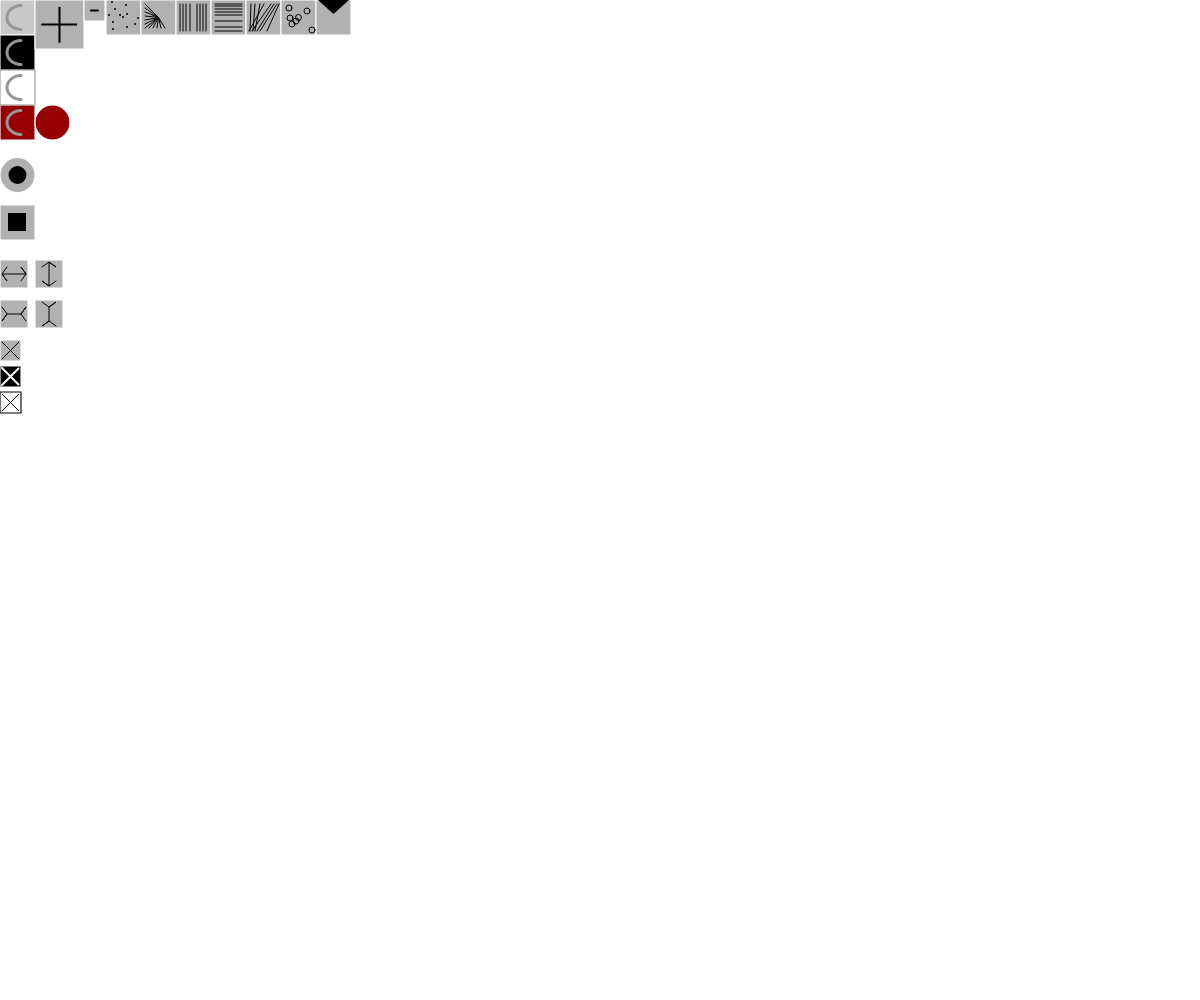
Frame 1 (no input)
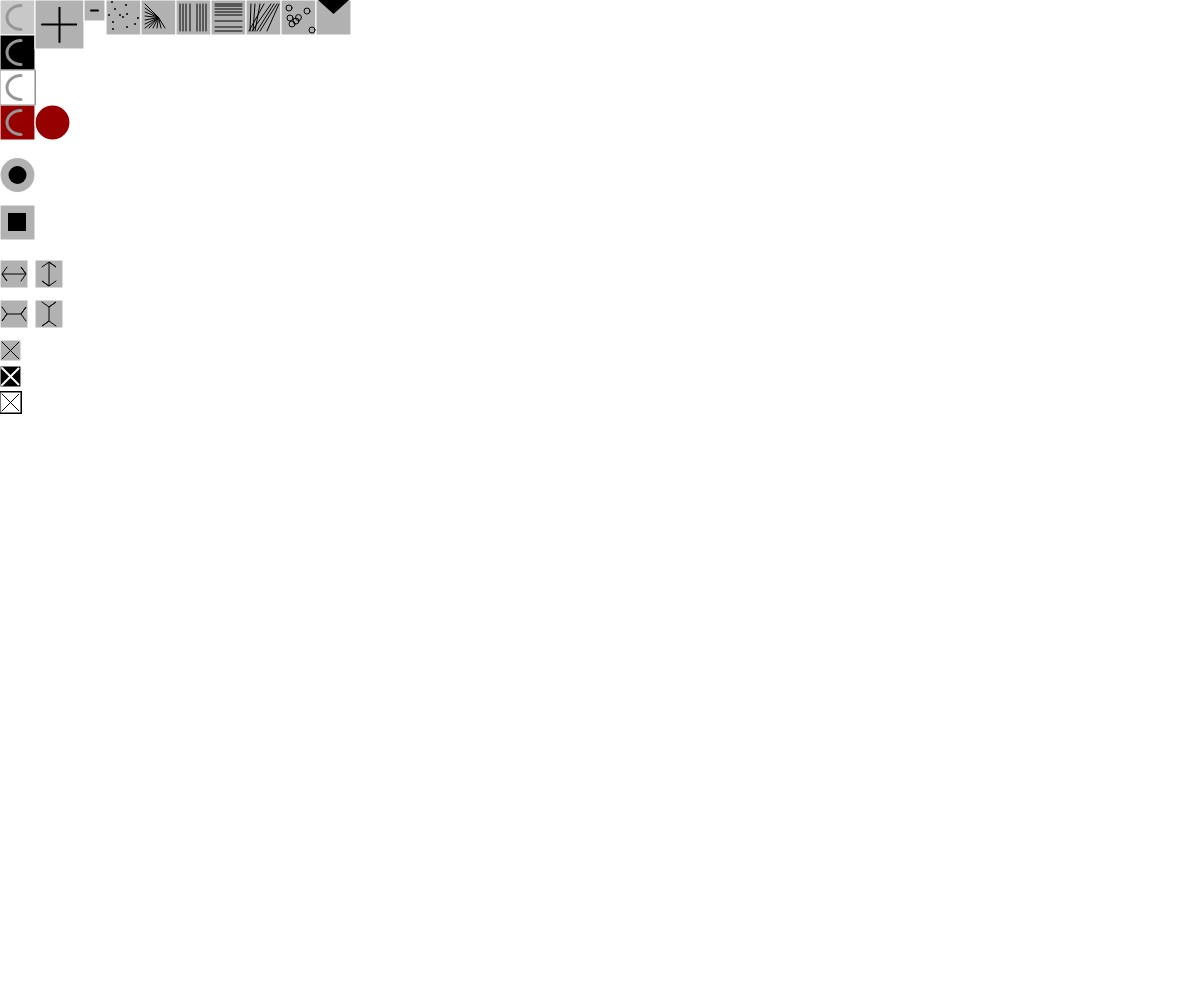
Frame 60 (no input)
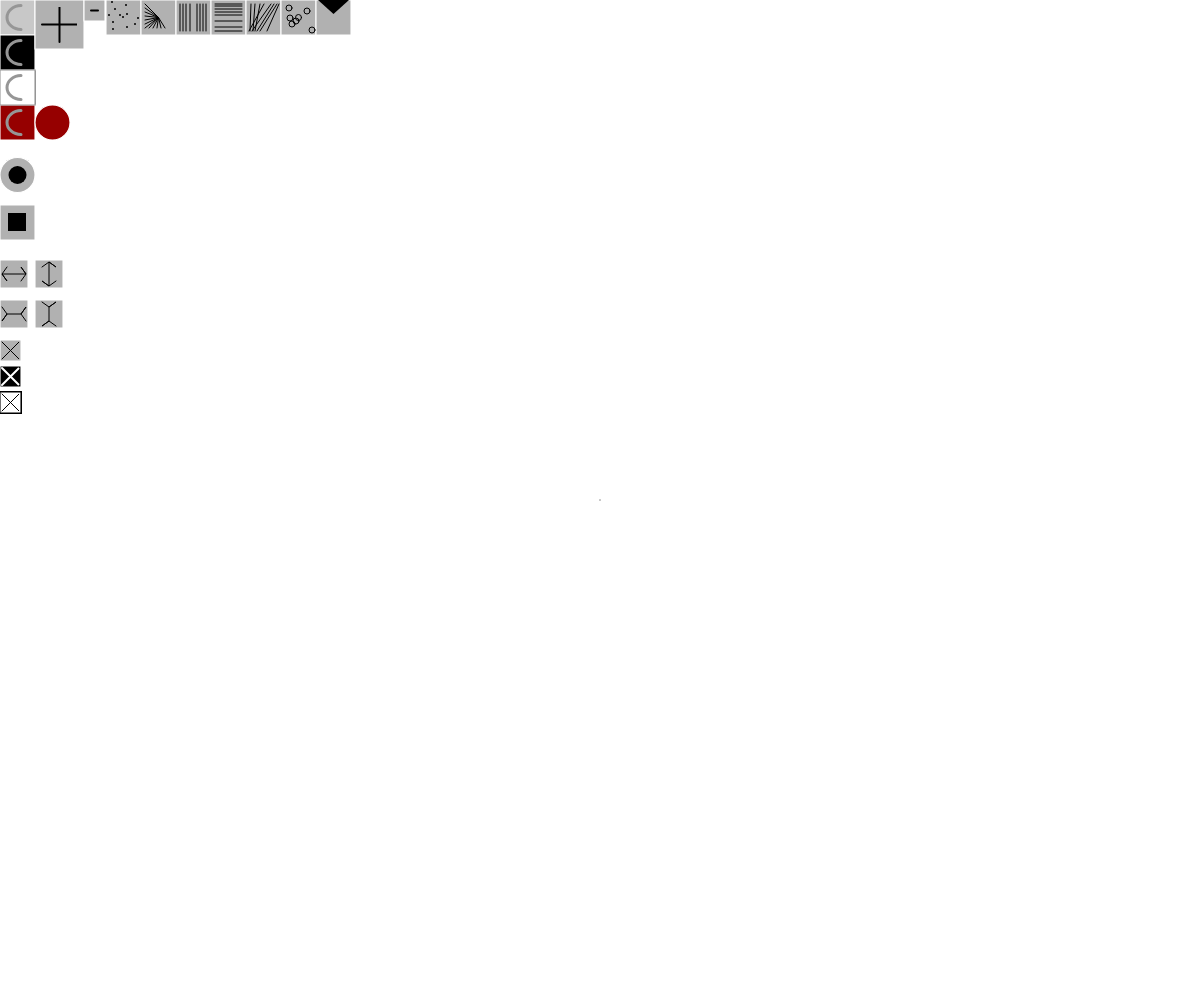
Frame 120 (the mouse pressed at the canvas centre since frame 60)

The p5.js sketch that drew these frames (run headless with seeded random() and noise() and a simulated clock; from frame 60 on, the mouse is pressed at the canvas centre):

// p5.js sketch
// ── sketch.js
// Colores

var boton1x = 0;
var boton1y = 0;
var boton1Tam = 35;
var boton2x = 0;
var boton2y = 35;
var boton2Tam = 35;
var boton15x = 0;
var boton15y = 70;
var boton15Tam = 35;
var boton16x = 0;
var boton16y = 105;
var boton16Tam = 35;
var boton17x = 52.5;
var boton17y = 122.5;
var boton17Tam = 35;

// Agrandar o disminuir

var boton3x = 35;
var boton3y = 0;
var boton3Tam = 49;
var boton4x = 84;
var boton4y = 0;
var boton4Tam = 21;

// Herramientas

var boton5x = 17.5;
var boton5y = 175;
var boton5Tam = 35;
var boton6x = 0;
var boton6y = 205;
var boton6Tam = 35;
var boton14x = 106;
var boton14y = 0;
var boton14Tam = 35;
var boton18x = 141;
var boton18y = 0;
var boton18Tam = 35;
var boton19x = 176;
var boton19y = 0;
var boton19Tam = 35;
var boton20x = 211;
var boton20y = 0;
var boton20Tam = 35;
var boton21x = 246;
var boton21y = 0;
var boton21Tam = 35;
var boton22x = 281;
var boton22y = 0;
var boton22Tam = 35;
var boton23x = 316;
var boton23y = 0;
var boton23Tam = 35;


// Agrandar en X o en Y

var boton7x = 0;
var boton7y = 260;
var boton7Tam = 28;
var boton8x = 0;
var boton8y = 300;
var boton8Tam = 28;
var boton9x = 35;
var boton9y = 260;
var boton9Tam = 28;
var boton10x = 35;
var boton10y = 300;
var boton10Tam = 28;

// Resets

var boton11x = 0;
var boton11y = 340;
var boton11Tam = 21;
var boton12x = 0;
var boton12y = 366;
var boton12Tam = 21;
var boton13x = 0;
var boton13y = 392;
var boton13Tam = 21;

// Variables herramientas

var diametro = 1;

var multiX = 0;
var multiY = 0;

var color1 = 1;
var colRed = 150;
var colGreen = 0;
var colBlue = 0;

var herramienta = 0;

function setup() {
  createCanvas(windowWidth, windowHeight);

}

function draw() {

  // INTERFAZ Y BOTONES

  // Botones cambiar color

  strokeWeight(1.1);
  stroke(255);
  fill(200,200,200);
  rect(boton1x, boton1y, boton1Tam, boton1Tam);
  fill(0);
  rect(boton2x, boton2y, boton2Tam, boton2Tam);
  fill(colRed,colGreen,colBlue);
  rect(boton16x, boton16y, boton16Tam, boton16Tam);
  ellipse(boton17x, boton17y, boton17Tam, boton17Tam);
  stroke(150,150,150)
  fill(255);
  rect(boton15x, boton15y, boton15Tam, boton15Tam);

  // Botones cambiar tamaño

  fill(177);
  stroke(255);
  rect(boton3x, boton3y, boton3Tam, boton3Tam);
  rect(boton4x, boton4y, boton4Tam, boton4Tam);

  // Botones herramientas

  ellipse(boton5x, boton5y, boton5Tam, boton5Tam);
  rect(boton6x, boton6y, boton6Tam, boton6Tam);
  rect(boton14x, boton14y, boton14Tam, boton14Tam);
  rect(boton18x, boton18y, boton18Tam, boton18Tam);
  rect(boton19x, boton19y, boton19Tam, boton19Tam);
  rect(boton20x, boton20y, boton20Tam, boton20Tam);
  rect(boton21x, boton21y, boton21Tam, boton21Tam);
  rect(boton22x, boton22y, boton22Tam, boton22Tam);
  rect(boton23x, boton23y, boton23Tam, boton23Tam);

  // Botones cambiar tamaño en X o en Y

  rect(boton7x, boton7y, boton7Tam, boton7Tam);
  rect(boton8x, boton8y, boton8Tam, boton8Tam);
  rect(boton9x, boton9y, boton9Tam, boton9Tam);
  rect(boton10x, boton10y, boton10Tam, boton10Tam);

  // Resets

  rect(boton11x, boton11y, boton11Tam, boton11Tam);
  fill(0);
  rect(boton12x, boton12y, boton12Tam, boton12Tam);
  stroke(0);
  fill(255);
  rect(boton13x, boton13y, boton13Tam, boton13Tam);

  // ICONOS

  noFill();
  strokeWeight(3);
  stroke(150,150,150);
  arc(boton1x + 21, boton1y + 17.5, boton1Tam - 7, boton1Tam - 11, HALF_PI, PI + HALF_PI);
  arc(boton2x + 21, boton2y + 17.5, boton2Tam - 7, boton2Tam - 11, HALF_PI, PI + HALF_PI);
  arc(boton15x + 21, boton15y + 17.5, boton15Tam - 7, boton15Tam - 11, HALF_PI, PI + HALF_PI);
  arc(boton16x + 21, boton16y + 17.5, boton16Tam - 7, boton16Tam - 11, HALF_PI, PI + HALF_PI);
  
  strokeWeight(1);
  stroke(0);

  line(boton18x + (boton18Tam / 2), boton18y + (boton18Tam / 2), boton18x + 4, boton18y + 4);
  line(boton18x + (boton18Tam / 2), boton18y + (boton18Tam / 2), boton18x + 4, boton18y + 8);
  line(boton18x + (boton18Tam / 2), boton18y + (boton18Tam / 2), boton18x + 4, boton18y + 12);
  line(boton18x + (boton18Tam / 2), boton18y + (boton18Tam / 2), boton18x + 4, boton18y + 16);
  line(boton18x + (boton18Tam / 2), boton18y + (boton18Tam / 2), boton18x + 4, boton18y + 20);
  line(boton18x + (boton18Tam / 2), boton18y + (boton18Tam / 2), boton18x + 4, boton18y + 24);
  line(boton18x + (boton18Tam / 2), boton18y + (boton18Tam / 2), boton18x + 4, boton18y + 28);
  line(boton18x + (boton18Tam / 2), boton18y + (boton18Tam / 2), boton18x + 8, boton18y + 28);
  line(boton18x + (boton18Tam / 2), boton18y + (boton18Tam / 2), boton18x + 12, boton18y + 28);
  line(boton18x + (boton18Tam / 2), boton18y + (boton18Tam / 2), boton18x + 16, boton18y + 28);
  line(boton18x + (boton18Tam / 2), boton18y + (boton18Tam / 2), boton18x + 20, boton18y + 28);
  line(boton18x + (boton18Tam / 2), boton18y + (boton18Tam / 2), boton18x + 24, boton18y + 28);

  line(boton19x + 4, boton19y + 4, boton19x + 4, boton19y + (boton19Tam - 4));
  line(boton19x + 10, boton19y + 4, boton19x + 10, boton19y + (boton19Tam - 4));
  line(boton19x + 14, boton19y + 4, boton19x + 14, boton19y + (boton19Tam - 4));
  line(boton19x + 21, boton19y + 4, boton19x + 21, boton19y + (boton19Tam - 4));
  line(boton19x + 24, boton19y + 4, boton19x + 24, boton19y + (boton19Tam - 4));
  line(boton19x + 27, boton19y + 4, boton19x + 27, boton19y + (boton19Tam - 4));
  line(boton19x + 30, boton19y + 4, boton19x + 30, boton19y + (boton19Tam - 4));
  line(boton19x + 7, boton19y + 4, boton19x + 7, boton19y + (boton19Tam - 4));

  line(boton20x + 4, boton20y + 4, boton20x + (boton20Tam - 4), boton20y + 4);
  line(boton20x + 4, boton20y + 6, boton20x + (boton20Tam - 4), boton20y + 6);
  line(boton20x + 4, boton20y + 12, boton20x + (boton20Tam - 4), boton20y + 12);
  line(boton20x + 4, boton20y + 21, boton20x + (boton20Tam - 4), boton20y + 21);
  line(boton20x + 4, boton20y + 27, boton20x + (boton20Tam - 4), boton20y + 27);
  line(boton20x + 4, boton20y + 31, boton20x + (boton20Tam - 4), boton20y + 31);
  line(boton20x + 4, boton20y + 15, boton20x + (boton20Tam - 4), boton20y + 15);
  line(boton20x + 4, boton20y + 9, boton20x + (boton20Tam - 4), boton20y + 9);

  line(boton21x + 4, boton21y + 31, boton21x + 5, boton21y + 4);
  line(boton21x + 7, boton21y + 31, boton21x + 9, boton21y + 4);
  line(boton21x + 9, boton21y + 31, boton21x + 14, boton21y + 4);
  line(boton21x + 3, boton21y + 31, boton21x + 18, boton21y + 4);
  line(boton21x + 6, boton21y + 31, boton21x + 25, boton21y + 4);
  line(boton21x + 11, boton21y + 31, boton21x + 28, boton21y + 4);
  line(boton21x + 14, boton21y + 31, boton21x + 31, boton21y + 4);
  line(boton21x + 21, boton21y + 31, boton21x + 33, boton21y + 4);

  ellipse(boton22x + 17.5, boton22y + 17.5, 6, 6);
  ellipse(boton22x + 8, boton22y + 8, 6, 6);
  ellipse(boton22x + 9, boton22y + 18, 6, 6);
  ellipse(boton22x + 15, boton22y + 21, 6, 6);
  ellipse(boton22x + 26, boton22y + 11, 6, 6);
  ellipse(boton22x + 31, boton22y + 30, 6, 6);
  ellipse(boton22x + 11, boton22y + 24, 6, 6);
  
  beginShape();
  vertex(boton7x + 7, boton7y + 7);
  vertex(boton7x + 2, boton7y + 14);
  vertex(boton7x + 7, boton7y + 21);
  vertex(boton7x + 2, boton7y + 14);
  vertex(boton7x + 26, boton7y + 14);
  vertex(boton7x + 21, boton7y + 7);
  vertex(boton7x + 26, boton7y + 14);
  vertex(boton7x + 21, boton7y + 21);
  endShape()

  beginShape();
  vertex(boton8x + 2, boton8y + 7);
  vertex(boton8x + 7, boton8y + 14);
  vertex(boton8x + 2, boton8y + 21);
  vertex(boton8x + 7, boton8y + 14);
  vertex(boton8x + 21, boton8y + 14);
  vertex(boton8x + 26, boton8y + 7);
  vertex(boton8x + 21, boton8y + 14);
  vertex(boton8x + 26, boton8y + 21);
  endShape()

  beginShape();
  vertex(boton9x + 7, boton9y + 7);
  vertex(boton9x + 14, boton9y + 2);
  vertex(boton9x + 21, boton9y + 7);
  vertex(boton9x + 14, boton9y + 2);
  vertex(boton9x + 14, boton9y + 26);
  vertex(boton9x + 7, boton9y + 21);
  vertex(boton9x + 14, boton9y + 26);
  vertex(boton9x + 21, boton9y + 21);
  endShape()

  beginShape();
  vertex(boton10x + 7, boton10y + 2);
  vertex(boton10x + 14, boton10y + 7);
  vertex(boton10x + 21, boton10y + 2);
  vertex(boton10x + 14, boton10y + 7);
  vertex(boton10x + 14, boton10y + 21);
  vertex(boton10x + 7, boton10y + 26);
  vertex(boton10x + 14, boton10y + 21);
  vertex(boton10x + 21, boton10y + 26);
  endShape()

  beginShape();
  vertex(boton11x + 2, boton11y + 2);
  vertex(boton11x + 19, boton11y + 19);
  vertex(boton11x + 10.5, boton11y + 10.5);
  vertex(boton11x + 19, boton11y + 2);
  vertex(boton11x + 2, boton11y + 19);
  endShape()

  beginShape();
  vertex(boton13x + 2, boton13y + 2);
  vertex(boton13x + 19, boton13y + 19);
  vertex(boton13x + 10.5, boton13y + 10.5);
  vertex(boton13x + 19, boton13y + 2);
  vertex(boton13x + 2, boton13y + 19);
  endShape()

  strokeWeight(2);
  beginShape();
  vertex(boton3x + 7, boton3Tam / 2);
  vertex(boton3x + (boton3Tam - 7), boton3Tam / 2);
  vertex(boton3x + (boton3Tam / 2), boton3y + boton3Tam / 2);
  vertex(boton3x + (boton3Tam / 2), boton3y + 7);
  vertex(boton3x + (boton3Tam / 2), boton3Tam -7);
  endShape()

  line(boton4x + 7, boton4Tam / 2, boton4x + (boton4Tam - 7), boton4Tam / 2)

  point(boton14x + 6, boton14y + 2);
  point(boton14x + 7, boton14y + 29);
  point(boton14x + 3, boton14y + 15);
  point(boton14x + 20, boton14y + 5);
  point(boton14x + 7, boton14y + 22);
  point(boton14x + 32, boton14y + 18);
  point(boton14x + 21, boton14y + 27);
  point(boton14x + 29, boton14y + 24);
  point(boton14x + 14, boton14y + 15);
  point(boton14x + 9, boton14y + 9);
  point(boton14x + 17, boton14y + 17);
  point(boton14x + 21, boton14y + 14);

  stroke(255);
  beginShape();
  vertex(boton12x + 2, boton12y + 2);
  vertex(boton12x + 19, boton12y + 19);
  vertex(boton12x + 10.5, boton12y + 10.5);
  vertex(boton12x + 19, boton12y + 2);
  vertex(boton12x + 2, boton12y + 19);
  endShape()

  fill(0);
  noStroke();
  ellipse(boton5x,boton5y,18,18);
  rect(boton6x + 8,boton6y + 8,18,18);

  beginShape();
  fill(0);
  vertex(boton23x + 2, boton23y);
  vertex(boton23x + (boton23Tam / 2), boton23y + 14);
  vertex(boton23x + (boton23Tam - 2), boton23y)
  endShape()

  // ACCIONES DE DIBUJO

  if (mouseIsPressed) {

    if (color1 == 1) {
      stroke(200, 200, 200)
      fill(200, 200, 200);
    }
    if (color1 == 2) {
      stroke(0, 0, 0)
      fill(0, 0, 0);
    }
    if (color1 == 3) {
      stroke(255,255,255)
      fill(255,255,255);
    }
    if (color1 == 4) {
      stroke(colRed,colGreen,colBlue)
      fill(colRed,colGreen,colBlue);
    }


    // Resets

    if (mouseX > boton11x && mouseX < boton11x + boton11Tam &&
      mouseY > boton11y && mouseY < boton11y + boton11Tam) {
      multiX = 0;
      multiY = 0;
    } else if (mouseX > boton12x && mouseX < boton12x + boton12Tam &&
      mouseY > boton12y && mouseY < boton12y + boton12Tam) {
      background(0, 0, 0);
    } else if (mouseX > boton13x && mouseX < boton13x + boton13Tam &&
      mouseY > boton13y && mouseY < boton13y + boton13Tam) {
      background(255, 255, 255);

      // Colores

    } else if (mouseX > boton1x && mouseX < boton1x + boton1Tam &&
      mouseY > boton1y && mouseY < boton1y + boton1Tam) {
      color1 = 1;
    } else if (mouseX > boton2x && mouseX < boton2x + boton2Tam &&
      mouseY > boton2y && mouseY < boton2y + boton2Tam) {
      color1 = 2;
    } else if (mouseX > boton15x && mouseX < boton15x + boton15Tam &&
      mouseY > boton15y && mouseY < boton15y + boton15Tam) {
      color1 = 3;
    } else if (mouseX > boton16x && mouseX < boton16x + boton16Tam &&
      mouseY > boton16y && mouseY < boton16y + boton16Tam) {
      color1 = 4;
    } else if (mouseX > boton17x - 17.5 && mouseX < (boton17x - 17.5) + boton17Tam &&
      mouseY > boton17y - 17.5 && mouseY < (boton17y - 17.5) + boton17Tam) {
      colRed = random(255);
      colGreen = random(255);
      colBlue = random(255);

      // Tamaño

    } else if (mouseX > boton3x && mouseX < boton3x + boton3Tam &&
      mouseY > boton3y && mouseY < boton3y + boton3Tam) {
      diametro++;
    } else if (mouseX > boton4x && mouseX < boton4x + boton4Tam &&
      mouseY > boton4y && mouseY < boton4y + boton4Tam) {
      if (diametro >= 0) {
        diametro--;
      }

      // Tamaño en X o en Y

    } else if (mouseX > boton7x && mouseX < boton7x + boton7Tam &&
      mouseY > boton7y && mouseY < boton7y + boton7Tam) {
      multiX++;
    } else if (mouseX > boton8x && mouseX < boton8x + boton8Tam &&
      mouseY > boton8y && mouseY < boton8y + boton8Tam) {
      multiX--;
    } else if (mouseX > boton9x && mouseX < boton9x + boton9Tam &&
      mouseY > boton9y && mouseY < boton9y + boton9Tam) {
      multiY++;
    } else if (mouseX > boton10x && mouseX < boton10x + boton10Tam &&
      mouseY > boton10y && mouseY < boton10y + boton10Tam) {
      multiY--;

      // Selección Herramientas

    } else if (mouseX > boton5x - 17.5 && mouseX < (boton5x - 17.5) + boton5Tam &&
      mouseY > boton5y - 17.5 && mouseY < (boton5y - 17.5) + boton5Tam) {
      herramienta = 0;
    } else if (mouseX > boton6x && mouseX < boton6x + boton6Tam &&
      mouseY > boton6y && mouseY < boton6y + boton6Tam) {
      herramienta = 1;
    } else if (mouseX > boton14x && mouseX < boton14x + boton14Tam &&
      mouseY > boton14y && mouseY < boton14y + boton14Tam) {
      herramienta = 2;
    } else if (mouseX > boton18x && mouseX < boton18x + boton18Tam &&
      mouseY > boton18y && mouseY < boton18y + boton18Tam) {
      herramienta = 3;
    } else if (mouseX > boton19x && mouseX < boton19x + boton19Tam &&
      mouseY > boton19y && mouseY < boton19y + boton19Tam) {
      herramienta = 4;
    } else if (mouseX > boton20x && mouseX < boton20x + boton20Tam &&
      mouseY > boton20y && mouseY < boton20y + boton20Tam) {
      herramienta = 5;
    } else if (mouseX > boton21x && mouseX < boton21x + boton21Tam &&
      mouseY > boton21y && mouseY < boton21y + boton21Tam) {
      herramienta = 6;
    } else if (mouseX > boton22x && mouseX < boton22x + boton22Tam &&
      mouseY > boton22y && mouseY < boton22y + boton22Tam) {
      herramienta = 7;
    } else if (mouseX > boton23x && mouseX < boton23x + boton23Tam &&
      mouseY > boton23y && mouseY < boton23y + boton23Tam) {
      herramienta = 8;

      // ACCIONES DE DIBUJO AL HACER CLICK

    } else {

      if (herramienta == 0) {
        noStroke();
        ellipse(mouseX, mouseY, diametro + multiX, diametro + multiY);
      }

      if (herramienta == 1) {
        noStroke();
        rect(mouseX - diametro, mouseY - diametro, diametro + multiX, diametro + multiY);
      }

      if (herramienta == 2) {
        strokeWeight(2);
        var numRand = random(-diametro, diametro);

        point(mouseX + numRand, mouseY + numRand);
        point(mouseX + numRand, mouseY + numRand);
        point(mouseX + numRand, mouseY + numRand);
        point(mouseX + numRand, mouseY + numRand);
        point(mouseX + numRand, mouseY + numRand);
        point(mouseX + numRand, mouseY + numRand);
        point(mouseX + numRand, mouseY + numRand);
      }

      if (herramienta == 3) {
        strokeWeight(diametro);
        line((windowWidth / 2), (windowHeight / 2), mouseX, mouseY);
      }

      if (herramienta == 4) {
        strokeWeight(diametro);
        line(mouseX, 0, mouseX, height);
      }
      if (herramienta == 5) {
        strokeWeight(diametro);
        line(0, mouseY, width, mouseY);
      }
      if (herramienta == 6) {
        strokeWeight(diametro);
        line(mouseX - mouseY, mouseY - mouseX, width, mouseX + mouseY, mouseY + mouseX);
      }
      if (herramienta == 7) {
        var numRand2 = random(-diametro, diametro);
        strokeWeight(1);
        noFill();
        ellipse(mouseX,mouseY,diametro + multiX,diametro + multiY);
        ellipse(mouseX - numRand2,mouseY - numRand2,diametro + multiX,diametro + multiY);
        ellipse(mouseX - numRand2,mouseY - numRand2,diametro + multiX,diametro + multiY);
      }
      if (herramienta == 8) {
      noStroke();
      beginShape();
      vertex(0,0);
      vertex(mouseX,mouseY);
      vertex(mouseX + 11,mouseY);
      vertex(width,0);
      endShape();
      }
    }
  }
}
